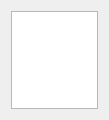
<?xml version="1.0" encoding="UTF-8"?>
<ui version="4.0">
 <class>FormInfoProperties</class>
 <widget class="QWidget" name="FormInfoProperties">
  <property name="geometry">
   <rect>
    <x>0</x>
    <y>0</y>
    <width>109</width>
    <height>120</height>
   </rect>
  </property>
  <property name="minimumSize">
   <size>
    <width>0</width>
    <height>0</height>
   </size>
  </property>
  <property name="maximumSize">
   <size>
    <width>16777215</width>
    <height>16777215</height>
   </size>
  </property>
  <property name="windowTitle">
   <string>Properties</string>
  </property>
  <layout class="QVBoxLayout" name="verticalLayout">
   <item>
    <widget class="QTreeView" name="treeview">
     <property name="rootIsDecorated">
      <bool>false</bool>
     </property>
    </widget>
   </item>
  </layout>
 </widget>
 <resources/>
 <connections/>
</ui>
